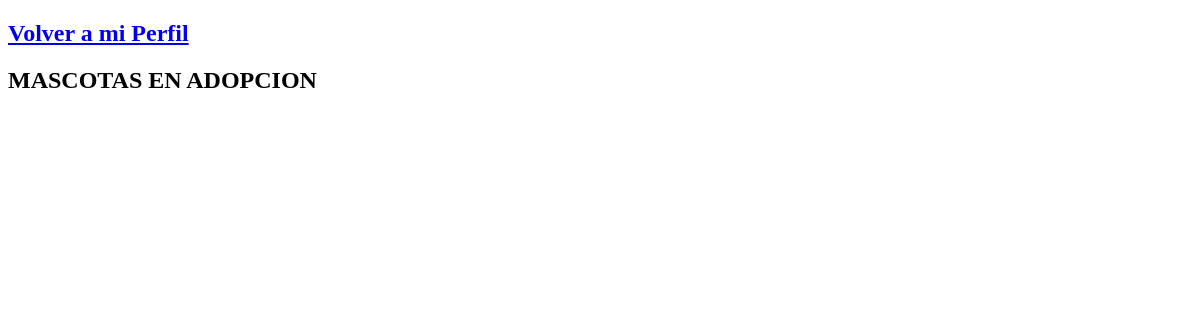
The page /mascotas.php on the database as committed earlier.
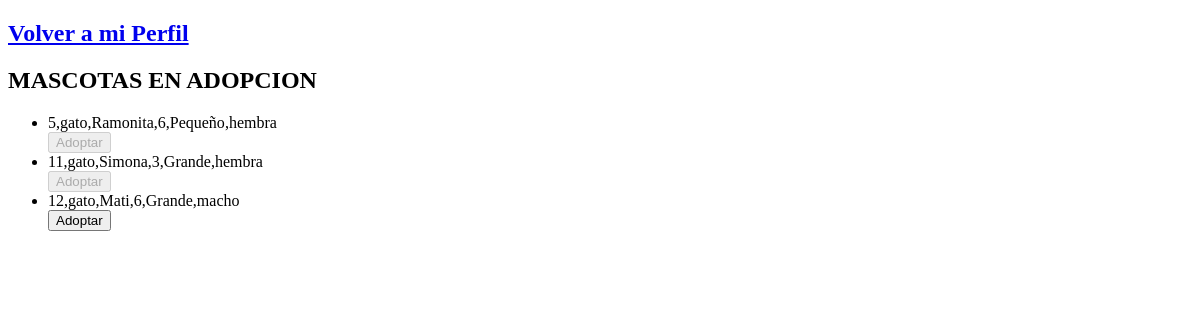
The same page on the database as committed later.
### tables this page shows
CREATE TABLE `mascotas` (
  `id` int(11) NOT NULL AUTO_INCREMENT,
  `tipo` varchar(45) NOT NULL,
  `nombre` varchar(45) NOT NULL,
  `edad` int(11) NOT NULL,
  `tamanio` varchar(45) NOT NULL,
  `sexo` varchar(45) NOT NULL,
  `user_id` int(11) DEFAULT NULL,
  PRIMARY KEY (`id`),
  UNIQUE KEY `id_UNIQUE` (`id`),
  KEY `fk_usuario_mascota` (`user_id`),
  CONSTRAINT `fk_usuario_mascota` FOREIGN KEY (`user_id`) REFERENCES `usuarios` (`id`) ON DELETE SET NULL ON UPDATE SET NULL
);

### classes/MySQL_DB.php (called while the page is built, shortened)
<?php
class MySQL_DB extends DB
{
  protected $conn;
  public function __construct($ruta)
  {
    $usuario = 'root';
    $password = 'root';
    $opciones = [ PDO::ATTR_ERRMODE => PDO::ERRMODE_EXCEPTION ];
    try {
    	$this->conn = new PDO($ruta, $usuario, $password, $opciones);
    }
    catch( PDOException $ErrorEnConexion ) {
    	echo "Se ha producido un error: ".$ErrorEnConexion->getMessage();
    	echo "<br>";
      exit;
    }
  }
  public function findAll($modelo){
    $sql = 'select * from '.$modelo->table;
    $stmt = $this->conn->prepare($sql);
    $stmt->execute();
    $arrayDeObjetos = [];
    while ($fila= $stmt->fetch(PDO::FETCH_ASSOC)){
      $unObjeto = new Modelo();
      foreach ($fila as $attr => $value) {
        $unObjeto->setAttr($attr, $value);
      }
      $arrayDeObjetos[]=$unObjeto;
    }
    return $arrayDeObjetos;
  }
}

### classes/Modelo.php (called while the page is built, shortened)
<?php
class Modelo
{
  public $datos;
  protected $db;
  public function __construct($datos=[]){
    $this->datos = $datos;
    $this->db = new MySQL_DB('mysql:host=localhost; dbname=patitasacasa; charset=utf8');
  }
  public function getAttr($attr){
    return isset($this->datos[$attr]) ? $this->datos[$attr] : null;
  }
  public function setAttr($attr, $value){
    $this->datos[$attr] = $value;
  }
  public function findAll(){
    $todosLosObjetos = $this->db->findAll($this);
    return isset($todosLosObjetos) ? $todosLosObjetos : null;
  }
}

### mascotas.php (the view, shortened to what this page needs)
<?php
$mascota = new Mascota();
if($_GET) {
  if (isset($_GET['misMascotas'])) {
    $mascotas = $mascota->findMisMascotas();
  } else {
    $mascotas = $mascota->findBy($_GET);
  }
} else {
  $mascotas = $mascota->findAll();
}
?>
<!DOCTYPE html>
<html lang="en" dir="ltr">
  <head>
  </head>
  <body>
    <h2><a href="perfil.php">Volver a mi Perfil</a></h2>
    <?php if (isset($_GET['misMascotas'])): ?>
      <div class="register"><h2>MIS MASCOTAS EN ADOPCION</h2></div>
    <?php else: ?>
      <div class="register"><h2>MASCOTAS EN ADOPCION</h2></div>
    <?php endif; ?>
    <ul>
      <?php
      foreach ($mascotas as $value):
      ?>
      <li>
        <?=$value->getAttr('id') ?>,<?= $value->getAttr('tipo')?>,<?= $value->getAttr('nombre')?>,<?= $value->getAttr('edad')?>,<?= $value->getAttr('tamanio')?>,<?= $value->getAttr('sexo') ?>
      <?php if (isset($_GET['misMascotas'])): ?>
        <form class="" action="" method="post">
        <input type="hidden" name="eliminar" value="1">
        <input type="hidden" name="id" value="<?=$value->getAttr('id')?>">
        <input type="submit" name="Eliminar" value="Eliminar">
        </form>
        <form class="" action="formMascota.php" method="get">
          <input type="hidden" name="id" value="<?=$value->getAttr('id')?>">
          <input type="submit" name="" value="Actualizar">
        </form>
      <?php else: ?>
        <form class="" action="" method="post">
          <input type="submit" name="" value="Adoptar" <?= $value->getAttr('user_id') == $_SESSION['id'] ? 'disabled="disabled"' : '' ?>>
        </form>
      <?php endif; ?>
      </li>
      <?php endforeach; ?>
    </ul>
  </body>
</html>

Rows that differ between the two databases and show on the page:
added mascotas: id "5", tipo "gato", nombre "Ramonita", edad "6", tamanio "Pequeño", sexo "hembra"
added mascotas: id "11", tipo "gato", nombre "Simona", edad "3", tamanio "Grande", sexo "hembra"
added mascotas: id "12", tipo "gato", nombre "Mati", edad "6", tamanio "Grande", sexo "macho", user "Adoptar"
